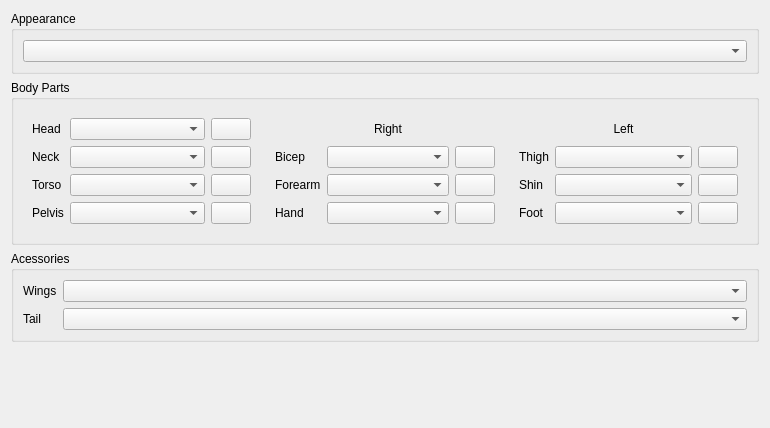
<?xml version="1.0" encoding="UTF-8"?>
<ui version="4.0">
 <class>CreatureAppearanceView</class>
 <widget class="QWidget" name="CreatureAppearanceView">
  <property name="geometry">
   <rect>
    <x>0</x>
    <y>0</y>
    <width>770</width>
    <height>428</height>
   </rect>
  </property>
  <property name="windowTitle">
   <string>Form</string>
  </property>
  <layout class="QVBoxLayout" name="verticalLayout">
   <item>
    <widget class="QGroupBox" name="appearanceGroupBox">
     <property name="title">
      <string>Appearance</string>
     </property>
     <layout class="QHBoxLayout" name="horizontalLayout">
      <item>
       <widget class="QComboBox" name="appearance"/>
      </item>
     </layout>
    </widget>
   </item>
   <item>
    <widget class="QGroupBox" name="groupBox_2">
     <property name="title">
      <string>Body Parts</string>
     </property>
     <layout class="QHBoxLayout" name="horizontalLayout_2">
      <item>
       <widget class="QWidget" name="widget" native="true">
        <layout class="QGridLayout" name="gridLayout_2">
         <item row="0" column="1">
          <widget class="QComboBox" name="comboBox_2"/>
         </item>
         <item row="2" column="0">
          <widget class="QLabel" name="label_5">
           <property name="text">
            <string>Torso</string>
           </property>
          </widget>
         </item>
         <item row="1" column="0">
          <widget class="QLabel" name="label_4">
           <property name="text">
            <string>Neck</string>
           </property>
          </widget>
         </item>
         <item row="1" column="1">
          <widget class="QComboBox" name="comboBox_4"/>
         </item>
         <item row="1" column="2">
          <widget class="QPushButton" name="pushButton_2">
           <property name="text">
            <string/>
           </property>
          </widget>
         </item>
         <item row="0" column="0">
          <widget class="QLabel" name="label">
           <property name="sizePolicy">
            <sizepolicy hsizetype="Fixed" vsizetype="Preferred">
             <horstretch>0</horstretch>
             <verstretch>0</verstretch>
            </sizepolicy>
           </property>
           <property name="text">
            <string>Head</string>
           </property>
          </widget>
         </item>
         <item row="0" column="2">
          <widget class="QPushButton" name="pushButton">
           <property name="sizePolicy">
            <sizepolicy hsizetype="Fixed" vsizetype="Fixed">
             <horstretch>0</horstretch>
             <verstretch>0</verstretch>
            </sizepolicy>
           </property>
           <property name="text">
            <string/>
           </property>
          </widget>
         </item>
         <item row="3" column="0">
          <widget class="QLabel" name="label_6">
           <property name="text">
            <string>Pelvis</string>
           </property>
          </widget>
         </item>
         <item row="2" column="2">
          <widget class="QPushButton" name="pushButton_3">
           <property name="text">
            <string/>
           </property>
          </widget>
         </item>
         <item row="3" column="2">
          <widget class="QPushButton" name="pushButton_4">
           <property name="text">
            <string/>
           </property>
          </widget>
         </item>
         <item row="2" column="1">
          <widget class="QComboBox" name="comboBox_5"/>
         </item>
         <item row="3" column="1">
          <widget class="QComboBox" name="comboBox_6"/>
         </item>
        </layout>
       </widget>
      </item>
      <item>
       <widget class="QWidget" name="widget_2" native="true">
        <layout class="QGridLayout" name="gridLayout_3">
         <item row="2" column="0">
          <widget class="QLabel" name="label_7">
           <property name="text">
            <string>Forearm</string>
           </property>
          </widget>
         </item>
         <item row="3" column="2">
          <widget class="QPushButton" name="pushButton_8">
           <property name="sizePolicy">
            <sizepolicy hsizetype="Fixed" vsizetype="Fixed">
             <horstretch>0</horstretch>
             <verstretch>0</verstretch>
            </sizepolicy>
           </property>
           <property name="text">
            <string/>
           </property>
          </widget>
         </item>
         <item row="1" column="1">
          <widget class="QComboBox" name="comboBox_8"/>
         </item>
         <item row="1" column="0">
          <widget class="QLabel" name="label_8">
           <property name="sizePolicy">
            <sizepolicy hsizetype="Fixed" vsizetype="Preferred">
             <horstretch>0</horstretch>
             <verstretch>0</verstretch>
            </sizepolicy>
           </property>
           <property name="text">
            <string>Bicep</string>
           </property>
          </widget>
         </item>
         <item row="1" column="2">
          <widget class="QPushButton" name="pushButton_5">
           <property name="sizePolicy">
            <sizepolicy hsizetype="Fixed" vsizetype="Fixed">
             <horstretch>0</horstretch>
             <verstretch>0</verstretch>
            </sizepolicy>
           </property>
           <property name="text">
            <string/>
           </property>
          </widget>
         </item>
         <item row="3" column="0">
          <widget class="QLabel" name="label_10">
           <property name="text">
            <string>Hand</string>
           </property>
          </widget>
         </item>
         <item row="2" column="1">
          <widget class="QComboBox" name="comboBox_9"/>
         </item>
         <item row="2" column="2">
          <widget class="QPushButton" name="pushButton_7">
           <property name="sizePolicy">
            <sizepolicy hsizetype="Fixed" vsizetype="Fixed">
             <horstretch>0</horstretch>
             <verstretch>0</verstretch>
            </sizepolicy>
           </property>
           <property name="text">
            <string/>
           </property>
          </widget>
         </item>
         <item row="3" column="1">
          <widget class="QComboBox" name="comboBox_10"/>
         </item>
         <item row="0" column="1">
          <widget class="QLabel" name="label_9">
           <property name="text">
            <string>Right</string>
           </property>
           <property name="alignment">
            <set>Qt::AlignCenter</set>
           </property>
          </widget>
         </item>
        </layout>
       </widget>
      </item>
      <item>
       <widget class="QWidget" name="widget_3" native="true">
        <layout class="QGridLayout" name="gridLayout_4">
         <item row="2" column="0">
          <widget class="QLabel" name="label_11">
           <property name="text">
            <string>Shin</string>
           </property>
          </widget>
         </item>
         <item row="3" column="0">
          <widget class="QLabel" name="label_14">
           <property name="text">
            <string>Foot</string>
           </property>
          </widget>
         </item>
         <item row="2" column="2">
          <widget class="QPushButton" name="pushButton_11">
           <property name="sizePolicy">
            <sizepolicy hsizetype="Fixed" vsizetype="Fixed">
             <horstretch>0</horstretch>
             <verstretch>0</verstretch>
            </sizepolicy>
           </property>
           <property name="text">
            <string/>
           </property>
          </widget>
         </item>
         <item row="1" column="1">
          <widget class="QComboBox" name="comboBox_12"/>
         </item>
         <item row="3" column="2">
          <widget class="QPushButton" name="pushButton_12">
           <property name="sizePolicy">
            <sizepolicy hsizetype="Fixed" vsizetype="Fixed">
             <horstretch>0</horstretch>
             <verstretch>0</verstretch>
            </sizepolicy>
           </property>
           <property name="text">
            <string/>
           </property>
          </widget>
         </item>
         <item row="3" column="1">
          <widget class="QComboBox" name="comboBox_14"/>
         </item>
         <item row="2" column="1">
          <widget class="QComboBox" name="comboBox_13"/>
         </item>
         <item row="1" column="2">
          <widget class="QPushButton" name="pushButton_9">
           <property name="sizePolicy">
            <sizepolicy hsizetype="Fixed" vsizetype="Fixed">
             <horstretch>0</horstretch>
             <verstretch>0</verstretch>
            </sizepolicy>
           </property>
           <property name="text">
            <string/>
           </property>
          </widget>
         </item>
         <item row="1" column="0">
          <widget class="QLabel" name="label_12">
           <property name="sizePolicy">
            <sizepolicy hsizetype="Fixed" vsizetype="Preferred">
             <horstretch>0</horstretch>
             <verstretch>0</verstretch>
            </sizepolicy>
           </property>
           <property name="text">
            <string>Thigh</string>
           </property>
          </widget>
         </item>
         <item row="0" column="1">
          <widget class="QLabel" name="label_13">
           <property name="text">
            <string>Left</string>
           </property>
           <property name="alignment">
            <set>Qt::AlignCenter</set>
           </property>
          </widget>
         </item>
        </layout>
       </widget>
      </item>
     </layout>
    </widget>
   </item>
   <item>
    <widget class="QGroupBox" name="groupBox_3">
     <property name="title">
      <string>Acessories</string>
     </property>
     <layout class="QGridLayout" name="gridLayout">
      <item row="0" column="0">
       <widget class="QLabel" name="label_2">
        <property name="text">
         <string>Wings</string>
        </property>
       </widget>
      </item>
      <item row="0" column="1">
       <widget class="QComboBox" name="wings"/>
      </item>
      <item row="1" column="0">
       <widget class="QLabel" name="label_3">
        <property name="sizePolicy">
         <sizepolicy hsizetype="Fixed" vsizetype="Preferred">
          <horstretch>0</horstretch>
          <verstretch>0</verstretch>
         </sizepolicy>
        </property>
        <property name="text">
         <string>Tail</string>
        </property>
       </widget>
      </item>
      <item row="1" column="1">
       <widget class="QComboBox" name="tails"/>
      </item>
     </layout>
    </widget>
   </item>
   <item>
    <spacer name="verticalSpacer">
     <property name="orientation">
      <enum>Qt::Vertical</enum>
     </property>
     <property name="sizeHint" stdset="0">
      <size>
       <width>20</width>
       <height>40</height>
      </size>
     </property>
    </spacer>
   </item>
  </layout>
 </widget>
 <resources/>
 <connections/>
</ui>
